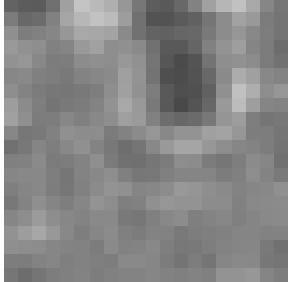
#> input picture Classify/Center/Center 1.png, 145 x 141 px (shown 2 times larger); its folder holds only this picture in this run
$ python crop_image.py
#> lines starting #> are read from the running program, lines starting #| are printed output that depends on the picture
from skimage import io
from pprint import pprint


for i in range(32):
    img = io.imread(f'./Classify/Center/Center {i+1}.png')
#> img is the input picture: shape (141, 145, 4); mean R, G, B, A 134.5, 134.5, 134.5, 249.7

    cropped_img = img[:, 2:144, :]
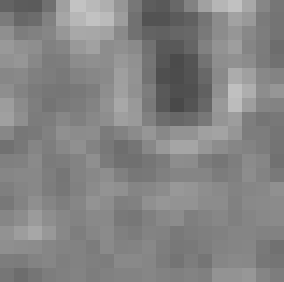
#> cropped_img: shape (141, 142, 4) (shown 2 times larger); mean R, G, B, A 131.9, 131.9, 131.9, 255

    io.imsave(f'./cropped/Center/Center {i+1}.png', cropped_img)
#> (the run stopped early here; a loop or call above may not have finished)
